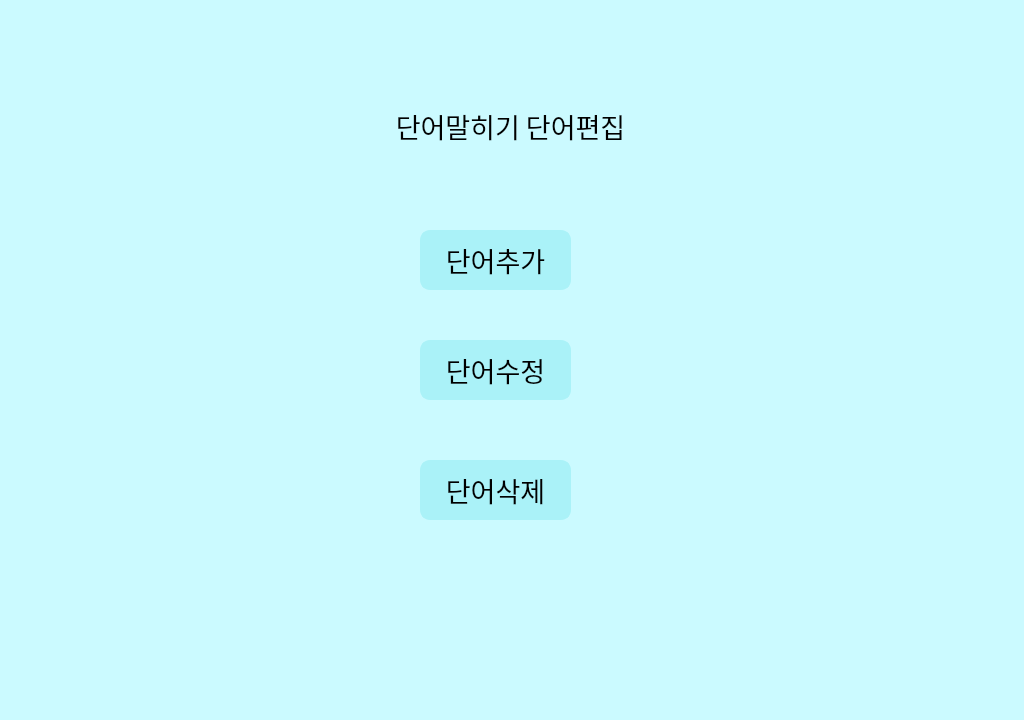
<?xml version="1.0" encoding="UTF-8"?>
<ui version="4.0">
 <class>Form</class>
 <widget class="QWidget" name="Form">
  <property name="geometry">
   <rect>
    <x>0</x>
    <y>0</y>
    <width>1024</width>
    <height>720</height>
   </rect>
  </property>
  <property name="windowTitle">
   <string>Form</string>
  </property>
  <property name="styleSheet">
   <string notr="true">background-color: rgb(203, 250, 255);</string>
  </property>
  <widget class="QLabel" name="label_1">
   <property name="geometry">
    <rect>
     <x>420</x>
     <y>230</y>
     <width>151</width>
     <height>60</height>
    </rect>
   </property>
   <property name="font">
    <font>
     <family>AcadEref</family>
     <pointsize>20</pointsize>
    </font>
   </property>
   <property name="styleSheet">
    <string notr="true">border-color: rgb(170, 242, 248); 
background-color: rgb(170, 242, 248);
border-style: solid;
border-width: 2px;
border-radius: 10px;</string>
   </property>
   <property name="text">
    <string>단어추가</string>
   </property>
   <property name="alignment">
    <set>Qt::AlignCenter</set>
   </property>
  </widget>
  <widget class="QLabel" name="label">
   <property name="geometry">
    <rect>
     <x>350</x>
     <y>90</y>
     <width>321</width>
     <height>71</height>
    </rect>
   </property>
   <property name="font">
    <font>
     <family>AcadEref</family>
     <pointsize>20</pointsize>
    </font>
   </property>
   <property name="text">
    <string>단어말히기 단어편집</string>
   </property>
   <property name="alignment">
    <set>Qt::AlignCenter</set>
   </property>
  </widget>
  <widget class="QLabel" name="label_3">
   <property name="geometry">
    <rect>
     <x>420</x>
     <y>460</y>
     <width>151</width>
     <height>60</height>
    </rect>
   </property>
   <property name="font">
    <font>
     <family>AcadEref</family>
     <pointsize>20</pointsize>
    </font>
   </property>
   <property name="styleSheet">
    <string notr="true">border-color: rgb(170, 242, 248); 
background-color: rgb(170, 242, 248);
border-style: solid;
border-width: 2px;
border-radius: 10px;</string>
   </property>
   <property name="text">
    <string>단어삭제</string>
   </property>
   <property name="alignment">
    <set>Qt::AlignCenter</set>
   </property>
  </widget>
  <widget class="QLabel" name="label_2">
   <property name="geometry">
    <rect>
     <x>420</x>
     <y>340</y>
     <width>151</width>
     <height>60</height>
    </rect>
   </property>
   <property name="font">
    <font>
     <family>AcadEref</family>
     <pointsize>20</pointsize>
    </font>
   </property>
   <property name="styleSheet">
    <string notr="true">border-color: rgb(170, 242, 248); 
background-color: rgb(170, 242, 248);
border-style: solid;
border-width: 2px;
border-radius: 10px;</string>
   </property>
   <property name="text">
    <string>단어수정</string>
   </property>
   <property name="alignment">
    <set>Qt::AlignCenter</set>
   </property>
  </widget>
 </widget>
 <resources/>
 <connections/>
</ui>
